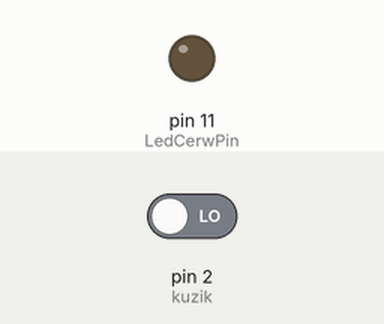
The sketch below on a simulated Arduino Uno, built with avr-gcc and run on an emulated ATmega328P. Parts: output pins drawn as LEDs (lit = HIGH). The inputs (shaded band) are chosen by the test bench; at power-on: pin 2 (kuzik) LOW.

Above: at 1.2 s.
1.3 s: pin 2 (kuzik) driven HIGH
At 2.5 s:
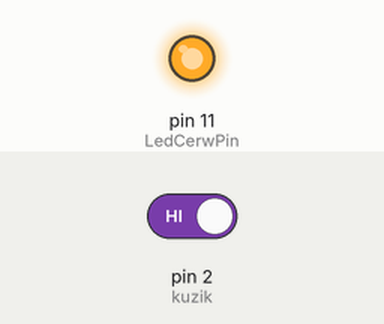
2.8 s: pin 2 (kuzik) driven LOW
At 3.8 s:
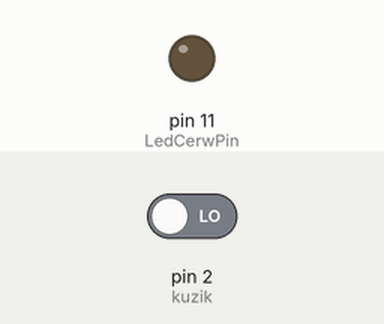
Timing chart, 0 to 5.8 s (numbered marks = the images above; inputs shaded):
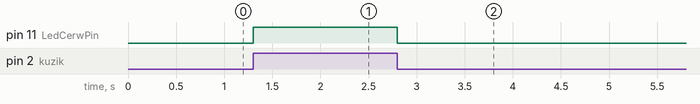

Measured:
- after the input at 1.3 s, pin 11 (LedCerwPin): LOW → HIGH at once
- after the input at 2.8 s, pin 11 (LedCerwPin): HIGH → LOW at once

The sketch:

dioda_na_przycisk.ino
```cpp
int LedCerwPin = 11;
int kuzik = 2;
void setup() {

  pinMode (LedCerwPin, OUTPUT);
  pinMode (kuzik, INPUT);
}

void loop() {

  if (digitalRead(kuzik) == HIGH)
  {
      digitalWrite(LedCerwPin, HIGH);
  }
  else {
          digitalWrite(LedCerwPin, LOW);

  }
}
```
